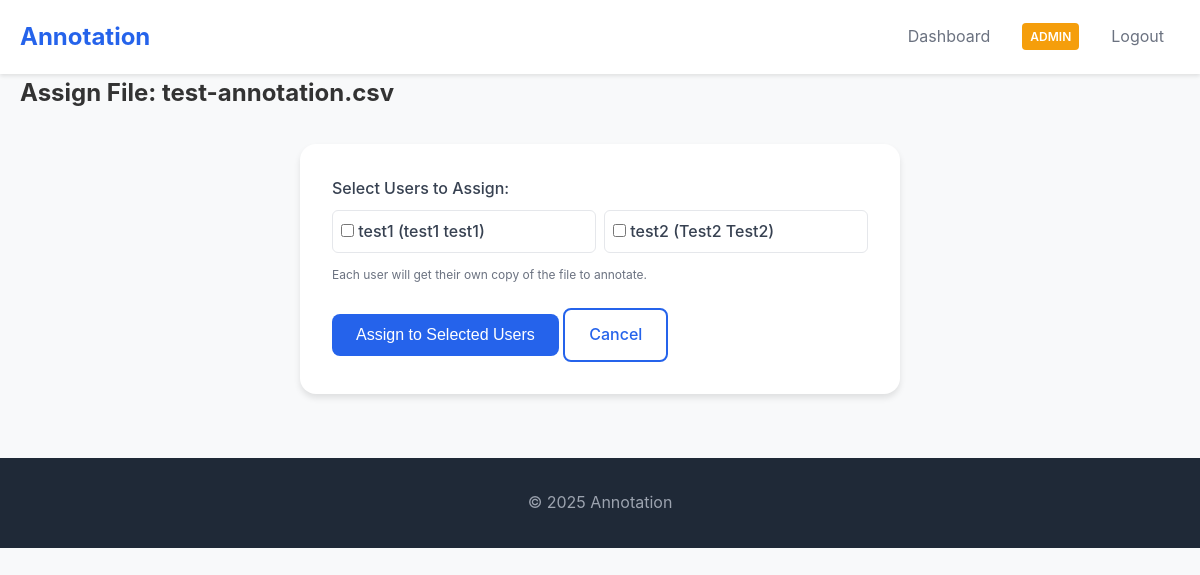
The page /admin/assign/1 (signed in) on the database its author committed.
### app.py (models this page shows, shortened)
class AnnotationFile(db.Model):
    id = db.Column(db.Integer, primary_key=True)
    filename = db.Column(db.String(255), nullable=False)
    original_filename = db.Column(db.String(255), nullable=False)
    file_path = db.Column(db.String(500), nullable=False)
    editable_columns = db.Column(db.Text, nullable=False)  # JSON string of editable column names
    column_configs = db.Column(db.Text, nullable=True)  # JSON string of column configurations (type, dropdown_values)
    created_by = db.Column(db.Integer, db.ForeignKey('user.id'), nullable=False)
    created_at = db.Column(db.DateTime, default=datetime.utcnow)
    is_active = db.Column(db.Boolean, default=True)
    creator = db.relationship('User', backref='created_files')
    assignments = db.relationship('AnnotationAssignment', backref='annotation_file', cascade='all, delete-orphan')

class User(UserMixin, db.Model):
    id = db.Column(db.Integer, primary_key=True)
    username = db.Column(db.String(80), unique=True, nullable=False)
    email = db.Column(db.String(120), unique=True, nullable=False)
    password_hash = db.Column(db.String(120), nullable=False)
    first_name = db.Column(db.String(50), nullable=False)
    last_name = db.Column(db.String(50), nullable=False)
    organization = db.Column(db.String(100), nullable=False)
    position = db.Column(db.String(100), nullable=False)
    phone = db.Column(db.String(20), nullable=False)
    is_approved = db.Column(db.Boolean, default=False)
    is_admin = db.Column(db.Boolean, default=False)
    created_at = db.Column(db.DateTime, default=datetime.utcnow)

### app.py (the view, shortened to what this page needs)
@app.route('/admin/assign/<int:file_id>', methods=['GET', 'POST'])
@login_required
def assign_file(file_id):
    if not current_user.is_admin:
        flash('Access denied. Admin privileges required.', 'error')
        return redirect(url_for('dashboard'))
    annotation_file = AnnotationFile.query.get_or_404(file_id)
    approved_users = User.query.filter_by(is_approved=True, is_admin=False).all()
    return render_template('assign_file.html', annotation_file=annotation_file, users=approved_users)

### app.py (called while the page is built)
@login_manager.user_loader
def load_user(user_id):
    return User.query.get(int(user_id))

### templates/assign_file.html
{% extends 'layout.html' %}
{% block content %}
<h2>Assign File: {{ annotation_file.original_filename }}</h2>
<div class="card">
  <form method="post">
    <div class="form-group">
      <label>Select Users to Assign:</label>
      <div class="checkbox-group">
        {% for user in users %}
        <label class="checkbox-label">
          <input type="checkbox" name="user_ids" value="{{ user.id }}">
          {{ user.username }} ({{ user.first_name }} {{ user.last_name }})
        </label>
        {% endfor %}
      </div>
      <small class="form-text">Each user will get their own copy of the file to annotate.</small>
    </div>
    <button type="submit" class="btn">Assign to Selected Users</button>
    <a href="{{ url_for('dashboard') }}" class="btn outline">Cancel</a>
  </form>
</div>
{% endblock %}

### static/css/style.css (style rules this page uses)
* { margin: 0; padding: 0; box-sizing: border-box; }
body { font-family: -apple-system, BlinkMacSystemFont, 'Segoe UI', Roboto, Oxygen, Ubuntu, Cantarell, sans-serif; line-height: 1.6; color: #333; background-color: #f8f9fa; }
.btn { display: inline-block; padding: 0.75rem 1.5rem; background-color: #2563eb; color: white; text-decoration: none; border-radius: 0.5rem; border: none; cursor: pointer; font-size: 1rem; font-weight: 500; transition: all 0.2s; }
.btn.outline { background-color: transparent; color: #2563eb; border: 2px solid #2563eb; }
.card { background: white; padding: 2rem; border-radius: 1rem; box-shadow: 0 4px 6px rgba(0,0,0,0.1); margin: 2rem auto; max-width: 600px; }
.form-group { margin-bottom: 1.5rem; }
.form-group label { display: block; margin-bottom: 0.5rem; font-weight: 500; color: #374151; }
.checkbox-group { display: grid; grid-template-columns: repeat(auto-fill, minmax(200px, 1fr)); gap: 0.5rem; margin-top: 0.5rem; }
.checkbox-label { display: flex; align-items: center; gap: 0.5rem; padding: 0.5rem; border: 1px solid #e5e7eb; border-radius: 0.375rem; cursor: pointer; transition: background-color 0.2s; }
.checkbox-label input[type="checkbox"] { margin: 0; }
.form-text { display: block; margin-top: 0.5rem; font-size: 0.875rem; color: #6b7280; }
.form-text { display: block; margin-top: 0.25rem; font-size: 0.75rem; color: #6b7280; }

### rows shown on the page
AnnotationFile: original_filename "test-annotation.csv"
User: username "test1", first_name "test1", last_name "test1"
User: username "test2", first_name "Test2", last_name "Test2"
